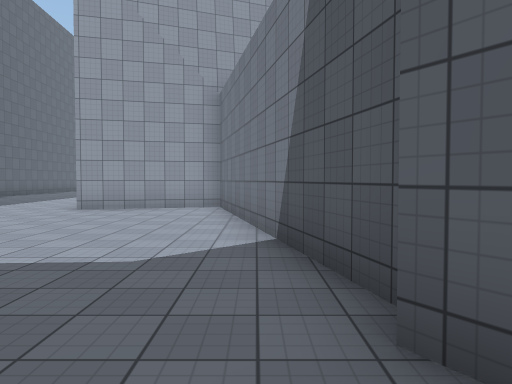
View 1 (above)

24 first-person views from a walk through a 3-D level made in the Unity game engine. The camera is 1.5 m above the floor, tilts 2° down and sees 70° across. The floor is counted in squares, 2 m on a side. Each view is taken from the middle of a square. On the plan, view 1 faces up. The plan holds only what a view shows up to about 11 squares ahead; the rest is blank. The place goes on beyond the plan. Surface patterns are stand-ins for the level's own textures.

View 2
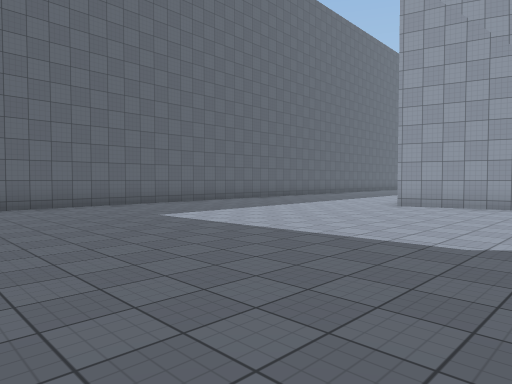

View 3
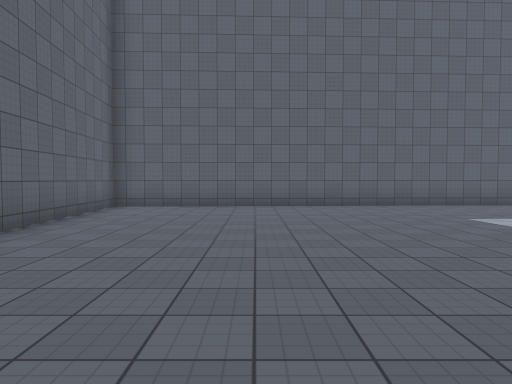

View 4
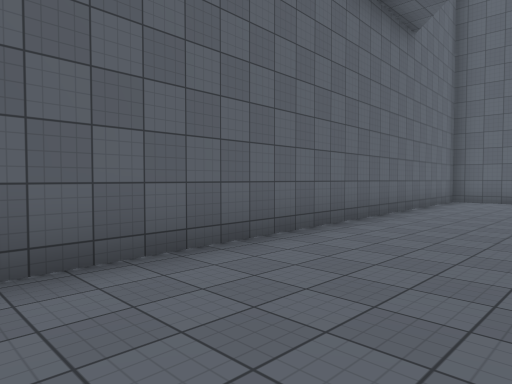

View 5
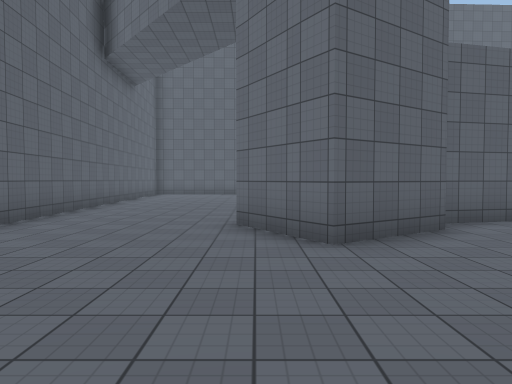

View 6
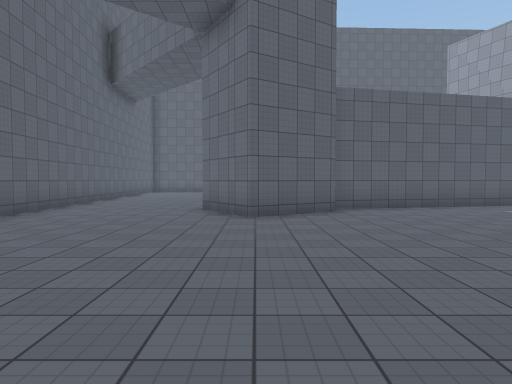

View 7
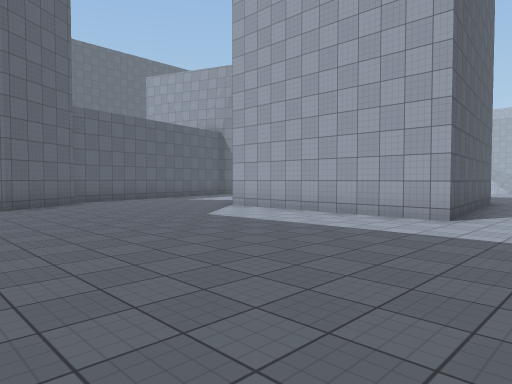

View 8
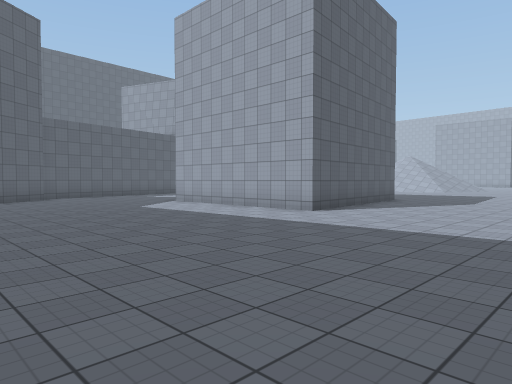

View 9
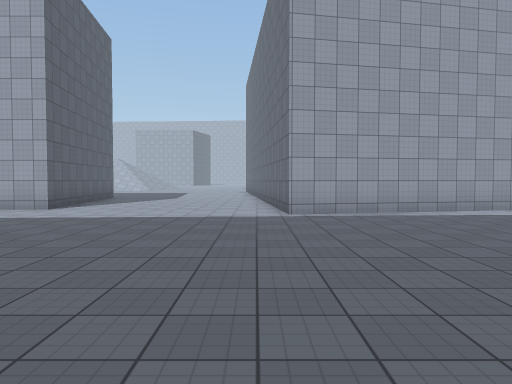

View 10
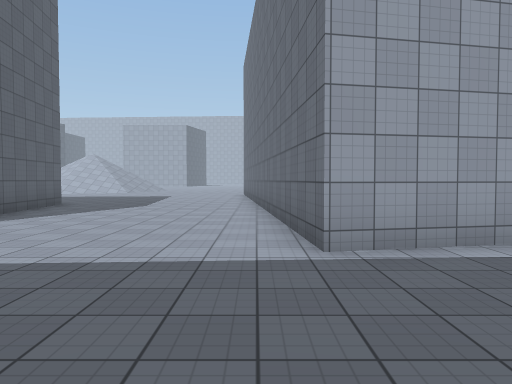

View 11
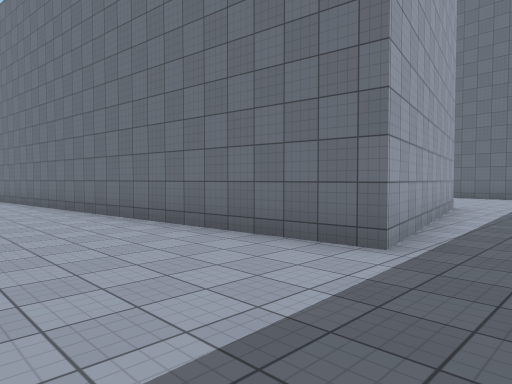

View 12
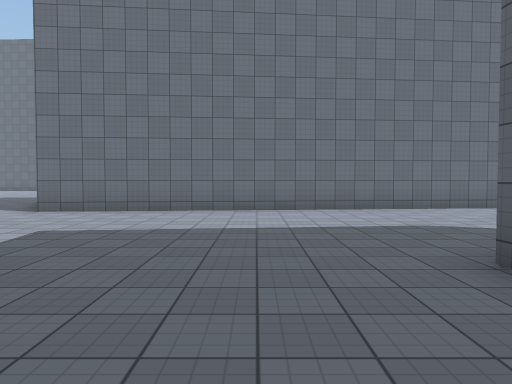

View 13
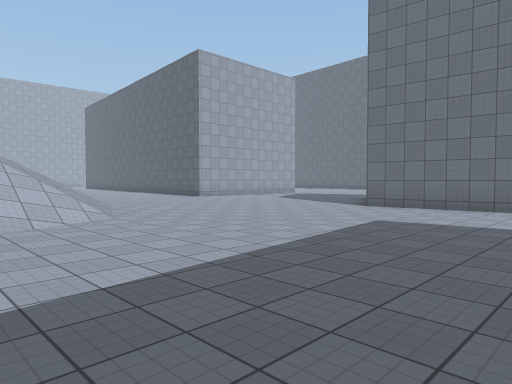

View 14
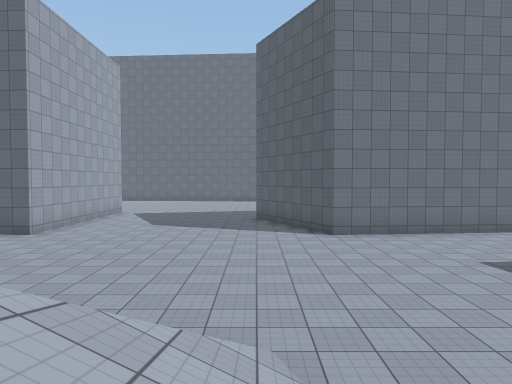

View 15
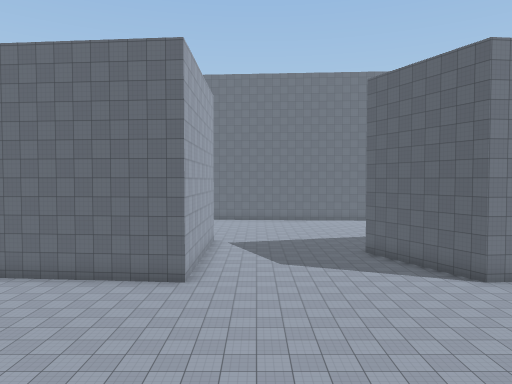

View 16
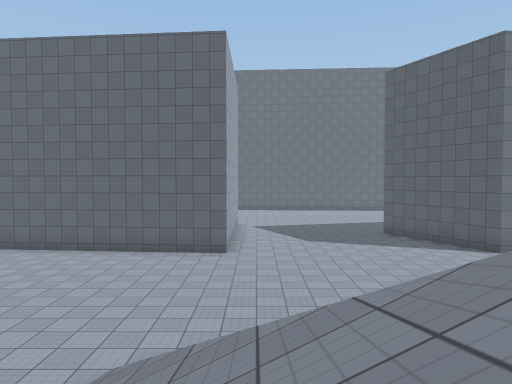

View 17
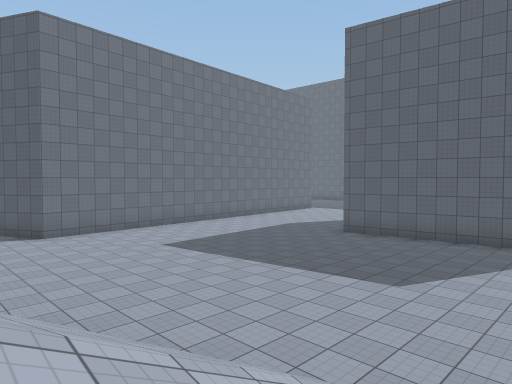

View 18
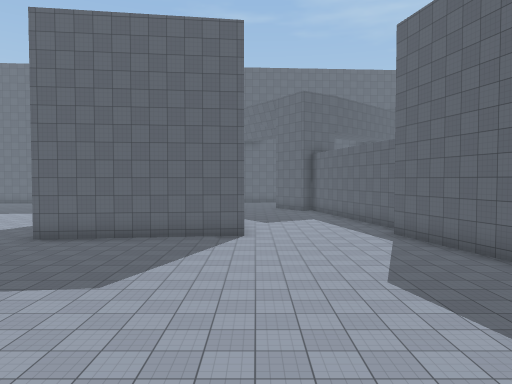

View 19
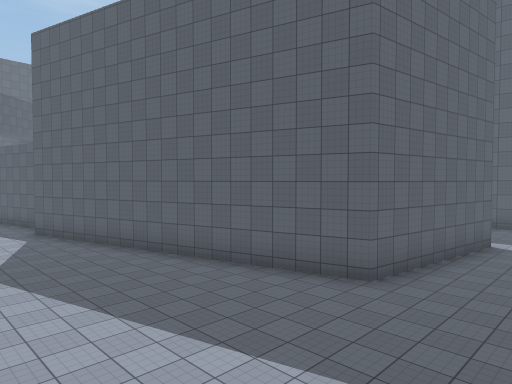

View 20
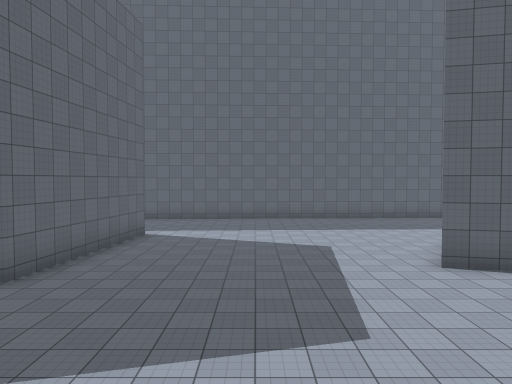

View 21
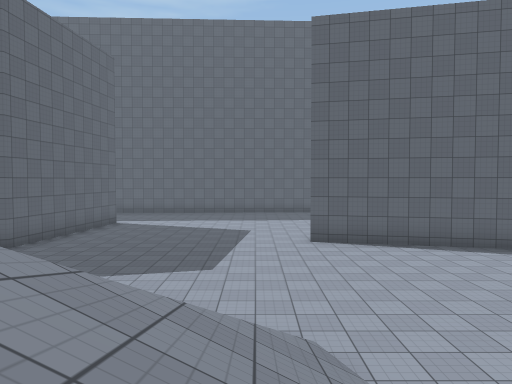

View 22
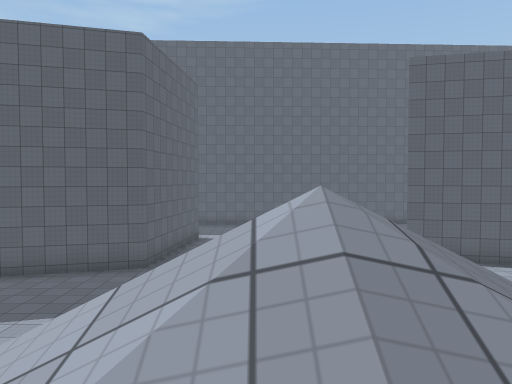

View 23
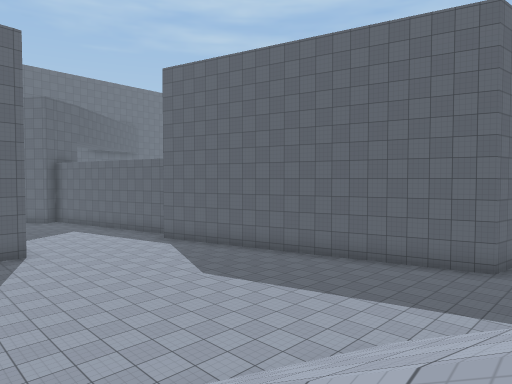

View 24
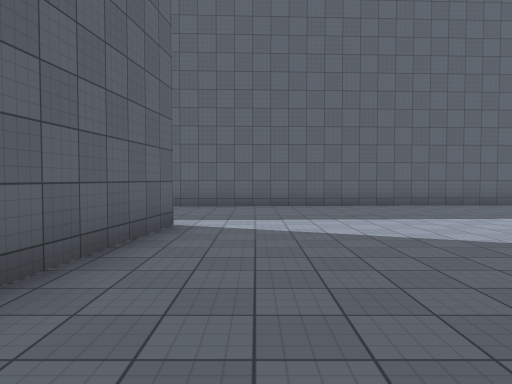

### Floor plan
Key: @ floor where view 1 was taken; # wall or solid block; . floor; / step, stairs or slope.
Columns run from 12 left of view 1 to 22 right of it. Each row starts with its distance up from view 1.
 31          #.....          ....#
 30 #.   ..  #......       ......#
 29 #... ....#.......     .......#
 28 #...............//    .......#
 27 #..............////////......##
 26 #.............. ////// ........
 25 #............./ /  //   .......
 24 #.............  /  /////.......
 23 #.............   ///////.......
 22 #.............. ///////........
 21 ##...######.....///////.........
 20           #......////..........#
 19           #..................###
 18           ##.................#
 17            #.................#
 16            #.................#
 15            #.................#
 14            ##................#
 13             #................#
 12             #................#
 11      ..     #.....######.....##
 10      ...#####          #......#
  9       ..#...#          #......#
  8      .......#.         #......#
  7     ........##..       #......#
  6  #..........##....######......#####
  5  #...........#................##...
  4  #...........#.....................
  3  #...........##...................
  2  #...........###..................
  1  #...........###.................
  0  #..........@.#.................
 -1  #.................... .........
 -2  #..................        ...
 -3  ##................          .
 -4   #.............#
 -5   ###############

Positions as (right, up) in squares from view 1, and headings:
1: (0, 0), facing up
2: (0, -1), facing up-left
3: (0, -1), facing left
4: (3, -1), facing down-left
5: (8, 0), facing left
6: (11, 1), facing left
7: (14, -1), facing up-left
8: (17, -1), facing up-left
9: (17, -3), facing up
10: (17, 1), facing up
11: (14, 3), facing up-right
12: (8, 14), facing right
13: (7, 14), facing up-right
14: (7, 21), facing right
15: (7, 25), facing right
16: (6, 26), facing right
17: (5, 22), facing down-right
18: (5, 22), facing down
19: (4, 24), facing down-left
20: (4, 25), facing left
21: (7, 27), facing left
22: (8, 24), facing left
23: (8, 23), facing down-left
24: (-1, 23), facing left
